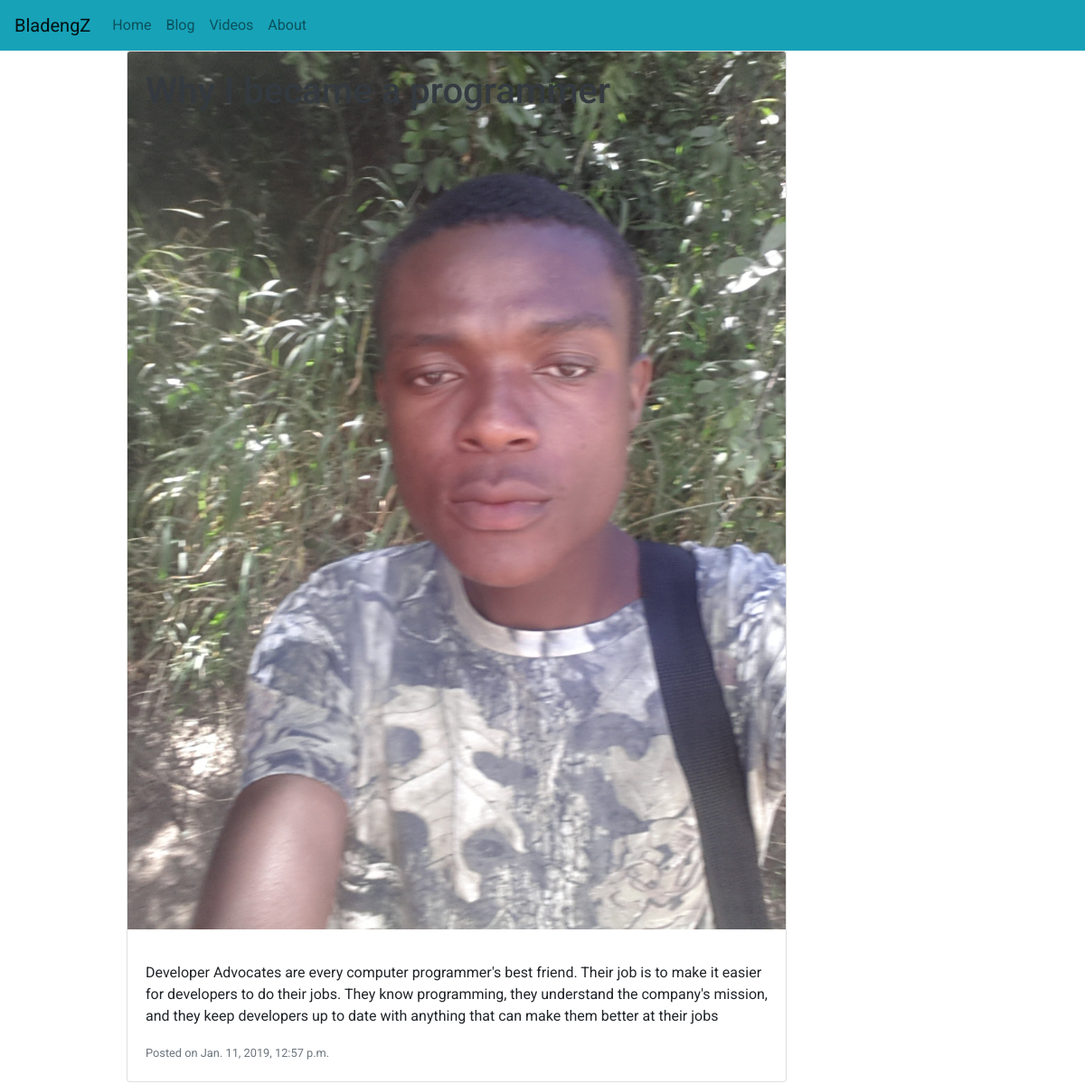
Page /blog/2019/01/11/why-i-became-programmer/ on the committed database.
### blog/models.py (models this page shows, shortened)
class Post(models.Model):
    STATUS = (
        ('Draft', 'D'),
        ('Published', 'P')
    )
    title = models.CharField(max_length=150)
    body = models.TextField()
    created = models.DateTimeField(auto_now_add=True)
    updated = models.DateTimeField(auto_now=True)
    image_header = models.ImageField(upload_to='images/image_headers', null=True, blank=True)
    status = models.CharField(choices=STATUS, max_length=9)
    slug = models.SlugField()

### blog/views.py (the view)
# urls.py: path('<int:year>/<int:month>/<int:day>/<slug>/', PostDetailView.as_view(), name='post_detail'),
class PostDetailView(DetailView):
    model = Post

### bladengz/templates/blog/post_detail.html (shortened to what this page needs)
{% extends 'base.html' %}
{% load disqus_tags %}
{% block content %}
    <div class="row">
        <div class="col-md-1">
        </div>
        <div class="col-md-8">
            <div class="card mb-3">
          <img src="{{post.image_header.url}}" class="card-img-top" alt="...">
                <div class="card-img-overlay">
                    <h1 class="card-title mr-auto text-dark">{{post.title}}</h1>
            </div>
          <div class="card-body">
            <p class="card-text">{{post.body|linebreaks}}</p>
            <p class="card-text"><small class="text-muted">Posted on {{post.created}}</small></p>
          </div>
        </div>
        </div>
        <div class="col-md-2"></div>
    </div>
{% endblock content %}

### bladengz/static/css/styles.css (style rules this page uses)
body { font-family: 'Roboto', sans-serif; }

### rows in the picture
Post: image_header (picture), title "Why I became a programmer", body "Developer Advocates are every computer programmer's best friend. Their job is to make it easier for developers to do their jobs. They know programming, they understand the company's mission, and they keep developers up to date with anything that can make them better at their jobs", created "Jan. 11, 2019, 12:57 p.m."
